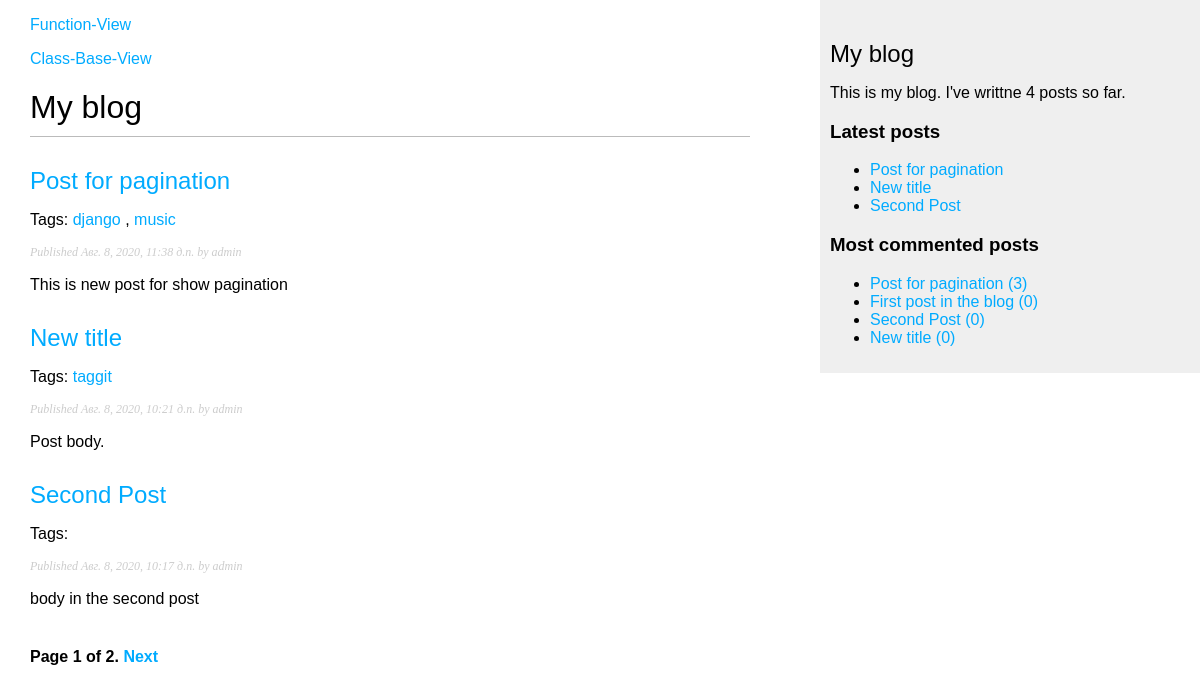
The page /blog/function_views/ on the database as committed earlier.
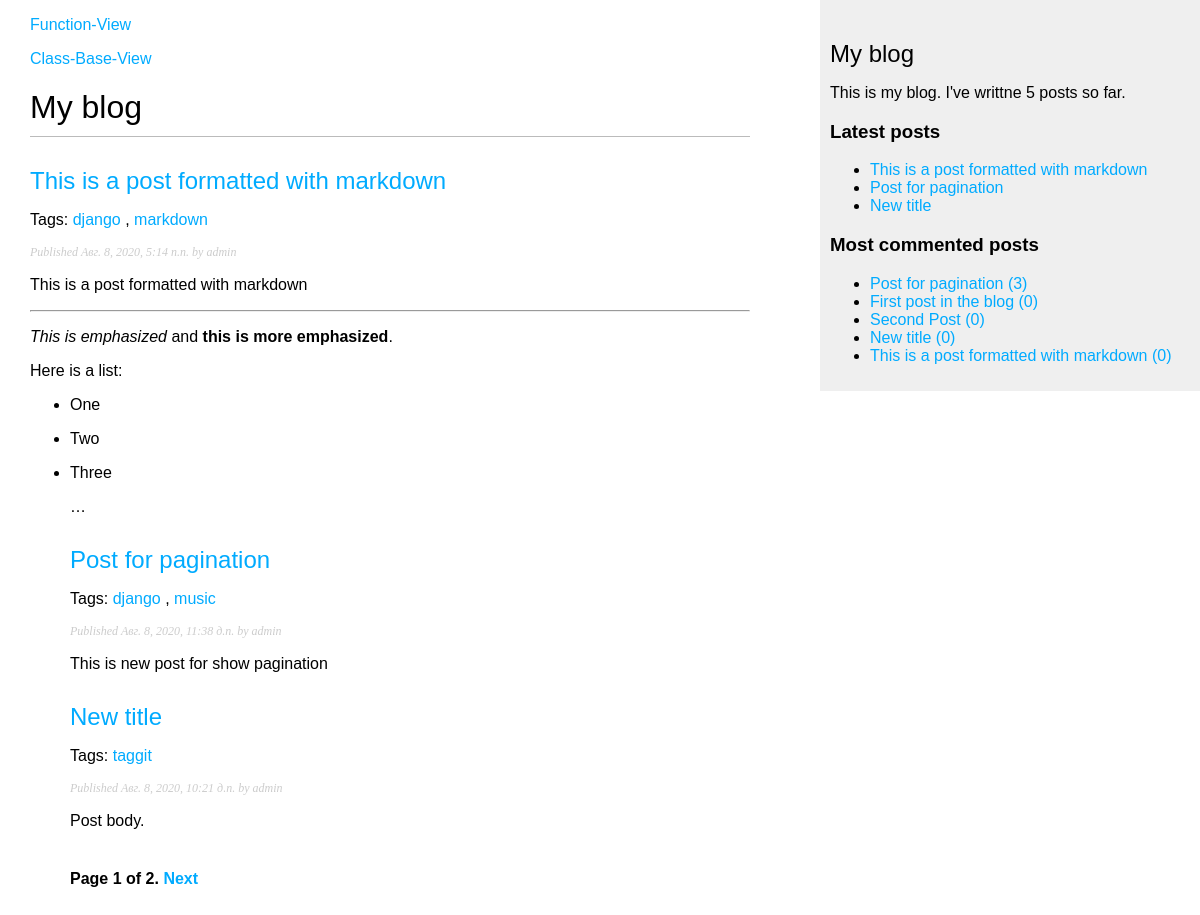
The same page on the database as committed later.
### blog/models.py (models this page shows, shortened)
class Post(models.Model):
    STATUS_CHOICES = (
        ('draft', 'Draft'),
        ('published', 'Published'),
    )
    title = models.CharField(max_length=250)
    slug = models.SlugField(max_length=250, unique_for_date='publish')
    author = models.ForeignKey(User, on_delete=models.CASCADE,
                               related_name='blog_posts')
    body = models.TextField()
    publish = models.DateTimeField(default=timezone.now)
    created = models.DateTimeField(auto_now_add=True)
    updated = models.DateTimeField(auto_now=True)
    status = models.CharField(max_length=10, choices=STATUS_CHOICES,
                              default='draft')
    objects = models.Manager()  # Менеджер по умолчанию.
    published = PublishedManager()  # Наш новый менеджер.
    tags = TaggableManager()
    class Meta:
        ordering = ('-publish',)
    def get_absolute_url(self):
        return reverse('blog:post_detail', args=[self.publish.year,
                                                 self.publish.month,
                                                 self.publish.day, self.slug])

### blog/views.py (the view)
# urls.py: path('function_views/', views.post_list, name='post_list'),
def post_list(request, tag_slug=None):
    object_list = Post.published.all()
    tag = None
    if tag_slug:
        tag = get_object_or_404(Tag, slug=tag_slug)
        object_list = object_list.filter(tags__in=[tag])
    paginator = Paginator(object_list, 3)  # По 3 статьи на каждой странице
    page = request.GET.get('page')
    try:
        posts = paginator.page(page)
    except PageNotAnInteger:
        posts = paginator.page(1)
    except EmptyPage:
        posts = paginator.page(paginator.num_pages)
    return render(request, 'blog/post/list.html', {'page': page,
                                                   'posts': posts,
                                                   'tag': tag})

### blog/models.py (called while the page is built)
    def get_queryset(self):
        return super().get_queryset().filter(status='published')

### blog/templatetags/blog_tags.py (called while the page is built)
@register.simple_tag
def total_posts():
    return Post.published.count()

@register.inclusion_tag('blog/post/latest_posts.html')
def show_latest_posts(count=5):
    latest_posts = Post.published.order_by('-publish')[:count]
    return {'latest_posts': latest_posts}

@register.simple_tag
def get_most_commented_posts(count=5):
    return Post.published.annotate(total_comments=Count('comments'))\
                         .order_by('-total_comments')[:count]

@register.filter(name='markdown')
def markdown_format(text):
    return mark_safe(markdown.markdown(text))

### blog/templates/blog/post/list.html (shortened to what this page needs)
{% extends 'blog/base.html' %}
{% load blog_tags %}
{% block content %}
    <h1>My blog</h1>
    {% for post in posts %}
        <h2>
            <a href="{{ post.get_absolute_url }}">{{ post.title }}</a>
        </h2>
        <p class="tags">Tags:
            {% for tag in post.tags.all %}
                <a href="{% url 'blog:post_list_by_tag' tag.slug %}">
                    {{ tag.name }}
                </a>
                {% if not forloop.last %}, {% endif %}
            {% endfor %}
        </p>
        <p class="date">Published {{ post.publish }} by {{ post.author }}</p>
        {{ post.body|markdown|truncatewords:30 }}
    {% endfor %}
    {% include 'pagination.html' with page=posts %}
{% endblock %}

### blog/templates/blog/base.html (shortened to what this page needs)
{% load blog_tags %}
{% load static %}
<!DOCTYPE html>
<html>
<head>
    <link href="{% static "css/blog.css" %}" rel="stylesheet">
</head>
<body>
    <div id="content">
        <p><a href="{% url 'blog:post_list' %}">Function-View</a></p>
        <p><a href="{% url 'blog:post_list_cbv' %}">Class-Base-View</a></p>
        {% block content %}{% endblock %}
    </div>
    <div id="sidebar">
        <h2>My blog</h2>
        <p>This is my blog. I've writtne {% total_posts %} posts so far.</p>
        <h3>Latest posts</h3>
        {% show_latest_posts 3 %}
        <h3>Most commented posts</h3>
        {% get_most_commented_posts as most_commented_posts %}
        <ul>
            {% for post in most_commented_posts %}
                <li>
                    <a href="{{ post.get_absolute_url }}">
                        {{ post.title }} ({{ post.comments.count }})
                    </a>
                </li>
            {% endfor %}
        </ul>
    </div>
</body>
</html>

### blog/templates/blog/post/latest_posts.html
<ul>
    {% for post in latest_posts %}
        <li>
            <a href="{{ post.get_absolute_url }}">{{ post.title }}</a>
        </li>
    {% endfor %}
</ul>

Rows that differ between the two databases and show on the page:
no longer on one of the page's lists (row unchanged): Post: title "Second Post", publish "Авг. 8, 2020, 10:17 д.п.", author "admin", body "body in the second post"
added Post: title "This is a post formatted with markdown", publish "Авг. 8, 2020, 5:14 п.п.", author "admin", body "This is a post formatted with markdown This is emphasized and this is more emphasized . Here is a list: One Two Three …", comments.count "0", Tag (name "django")
added Tag: name "markdown", shown under "This is a post formatted with markdown"
Other text that changed with them:
text no longer shown: "4"
text now shown: "5"
